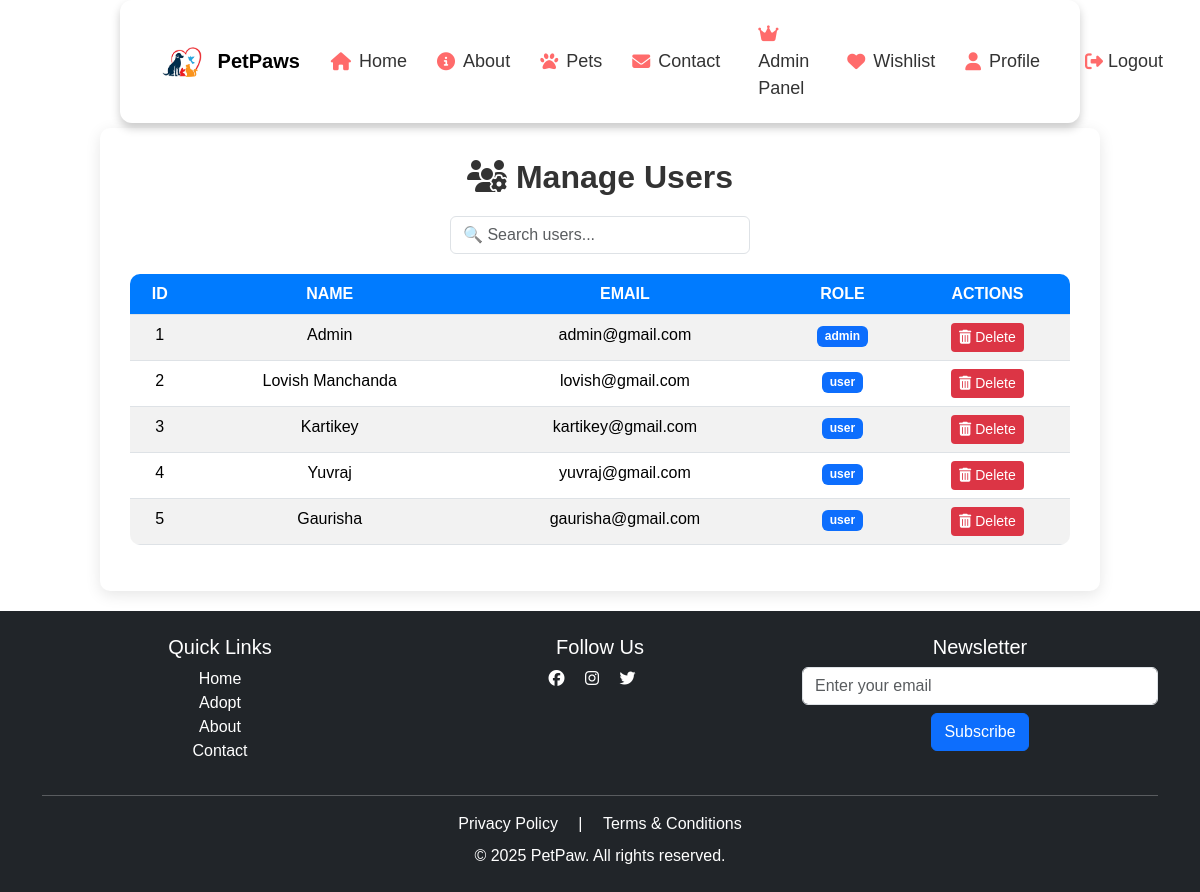
/manage_users (signed in), run on an earlier commit of the app's database.
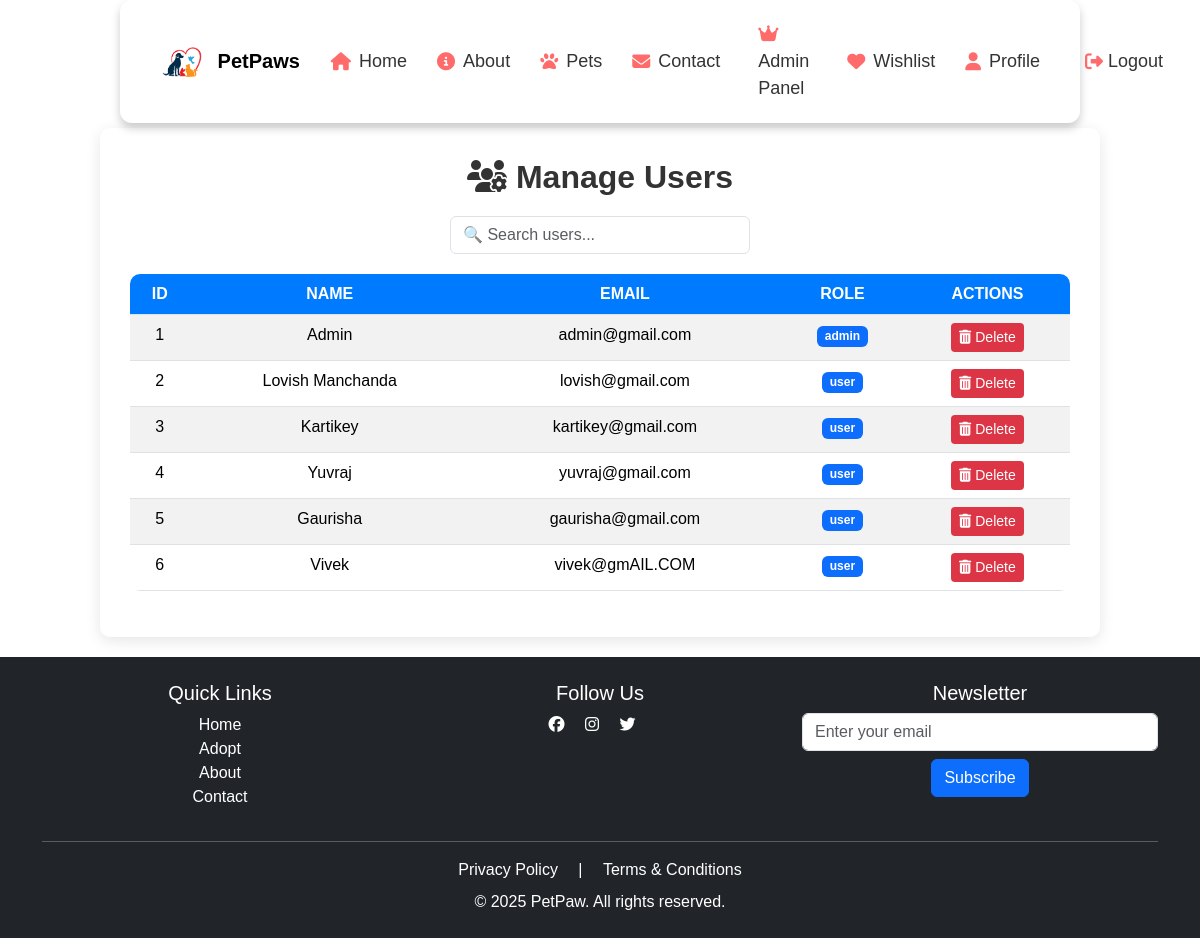
And on a later commit of the database.
### app.py (models this page shows, shortened)
class User(db.Model, UserMixin):
    __tablename__ = "user"
    id = db.Column(db.Integer, primary_key=True)
    name = db.Column(db.String(150), nullable=False)
    email = db.Column(db.String(150), unique=True, nullable=False)
    password_hash = db.Column(db.String(256), nullable=False)
    mobile = db.Column(db.String(15), nullable=False)
    role = db.Column(db.String(50), nullable=False, default='user')
    wishlist_pets = db.relationship('Pet', secondary=wishlist, backref='wishlist_users')

### app.py (the view)
@app.route("/manage_users")
@login_required
@admin_required
def manage_users():
    users = User.query.all()  # Fetch all users from the database
    return render_template("manage_users.html", users=users)

### app.py (called while the page is built)
@login_manager.user_loader
def load_user(user_id):
    return User.query.get(int(user_id))

def admin_required(func):
    @wraps(func)
    def wrapper(*args, **kwargs):
        if current_user.role != 'admin':  # Restrict access
            flash("Access denied! Admins only.", "danger")
            return redirect(url_for('dashboard'))  # Redirect to dashboard
        return func(*args, **kwargs)
    return wrapper

### templates/manage_users.html (shortened to what this page needs)
{% extends "base.html" %}
{% block content %}
<div class="container mt-5">
    <div class="manage-users-container">
        <h2><i class="fas fa-users-cog"></i> Manage Users</h2>
        <input type="text" id="searchUser" class="form-control search-box" placeholder="🔍 Search users..." onkeyup="filterUsers()">
        <table class="table table-hover table-striped mt-3">
            <thead>
                <tr>
                    <th>ID</th>
                    <th>Name</th>
                    <th>Email</th>
                    <th>Role</th>
                    <th>Actions</th>
                </tr>
            </thead>
            <tbody id="userTable">
                {% for user in users %}
                <tr>
                    <td>{{ user.id }}</td>
                    <td>{{ user.name }}</td>
                    <td>{{ user.email }}</td>
                    <td><span class="badge bg-primary">{{ user.role }}</span></td>
                    <td>
                        <a href="{{ url_for('delete_user', user_id=user.id) }}" class="btn btn-danger btn-sm">
                            <i class="fas fa-trash-alt"></i> Delete
                        </a>
                    </td>
                </tr>
                {% endfor %}
            </tbody>
        </table>
    </div>
</div>
{% endblock %}

What changed in the data, as far as the page shows it:
added User: id "6", name "Vivek", email "vivek@gmAIL.COM", role "user"
